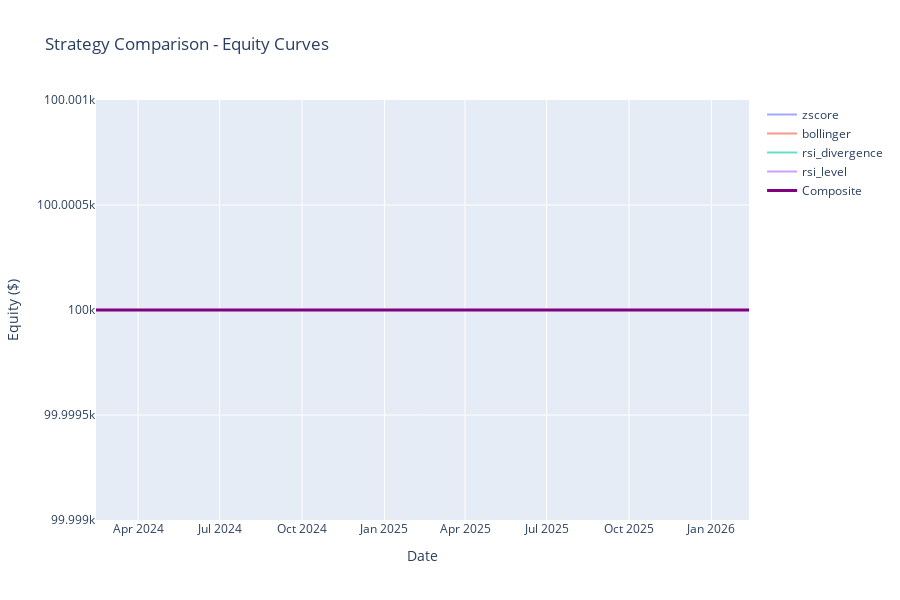

Source (notebook cell):
### Code cell
# Visualize strategy comparison
fig = go.Figure()

# Add traces for each strategy
for name, result in individual_results.items():
    fig.add_trace(go.Scatter(
        x=result.equity_curve.index,
        y=result.equity_curve,
        mode='lines',
        name=name,
        opacity=0.6
    ))

# Add composite
fig.add_trace(go.Scatter(
    x=results.equity_curve.index,
    y=results.equity_curve,
    mode='lines',
    name='Composite',
    line=dict(width=3, color='purple')
))

fig.update_layout(
    title='Strategy Comparison - Equity Curves',
    xaxis_title='Date',
    yaxis_title='Equity ($)',
    hovermode='x unified',
    height=600
)

fig.show()

### Figure 1 — Plotly figure (JSON) as saved in the notebook; plotly's stock layout.template omitted (floating-point values rounded to 4 significant figures; data arrays with more than 128 entries replaced by an {"elided": "..."} marker saying what was removed)
{"data": [{"mode": "lines", "name": "zscore", "opacity": 0.6, "type": "scatter", "x": {"elided": "501 str values"}, "y": {"elided": "501 float values"}}, {"mode": "lines", "name": "bollinger", "opacity": 0.6, "type": "scatter", "x": {"elided": "501 str values"}, "y": {"elided": "501 float values"}}, {"mode": "lines", "name": "rsi_divergence", "opacity": 0.6, "type": "scatter", "x": {"elided": "501 str values"}, "y": {"elided": "501 float values"}}, {"mode": "lines", "name": "rsi_level", "opacity": 0.6, "type": "scatter", "x": {"elided": "501 str values"}, "y": {"elided": "501 float values"}}, {"line": {"color": "purple", "width": 3}, "mode": "lines", "name": "Composite", "type": "scatter", "x": {"elided": "501 str values"}, "y": {"elided": "501 float values"}}], "layout": {"height": 600, "hovermode": "x unified", "title": {"text": "Strategy Comparison - Equity Curves"}, "xaxis": {"title": {"text": "Date"}}, "yaxis": {"title": {"text": "Equity ($)"}}}}
